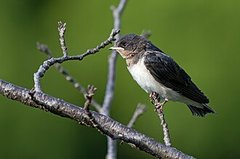
#> input picture sd_card/samples/bird_00.jpg, 240 x 159 px, given in place of samples, which was not available
$ python make_sample_images.py ../sd_card/samples
#> lines starting #> are read from the running program, lines starting #| are printed output that depends on the picture
#!/usr/bin/env python3
"""
make_sample_images.py - prepare the stand-in "camera" images for the SD cards.

Takes any photos you have (e.g. wildlife pictures from the web or your phone) and writes small
JPEGs named the way the firmware expects:

    python3 tools/make_sample_images.py photos/*.jpg --out sd_card/samples
    -> sd_card/samples/img_00.jpg, img_01.jpg, ...   (copy the samples folder onto each SD card)

Why small: every kB costs about 7 s over 2 LoRa hops (docs/results/e6_size.csv).
160x120 at quality 60 is usually 3-6 kB, i.e. 13-25 fragments.

Options: --width 160 --height 120 --quality 60     Needs: pip install pillow
"""
import argparse
import os
import sys


def main():
    ap = argparse.ArgumentParser()
    ap.add_argument("photos", nargs="+")
    ap.add_argument("--out", default="sd_card/samples")
    ap.add_argument("--width", type=int, default=160)
    ap.add_argument("--height", type=int, default=120)
    ap.add_argument("--quality", type=int, default=60)
    a = ap.parse_args()
    try:
        from PIL import Image
    except ImportError:
        print("Pillow missing: pip install pillow", file=sys.stderr)
        return 2
    os.makedirs(a.out, exist_ok=True)
    for i, p in enumerate(a.photos[:100]):
        im = Image.open(p).convert("RGB")
#> im is the input picture: PIL image 240x159 RGB; mean R, G, B 78.2, 96.5, 49.8
        im.thumbnail((a.width * 4, a.height * 4))
        # centre-crop to the target aspect ratio, then resize
        tw, th = a.width, a.height
        w, h = im.size
#> w = 240; h = 159
        scale = max(tw / w, th / h)
#> scale = 0.755
        im = im.resize((max(tw, int(w * scale)), max(th, int(h * scale))))
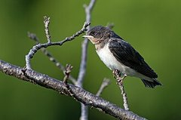
#> im: PIL image 181x120 RGB; mean R, G, B 78.2, 96.5, 49.8
        w, h = im.size
#> w = 181; h = 120
        im = im.crop(((w - tw) // 2, (h - th) // 2, (w - tw) // 2 + tw, (h - th) // 2 + th))
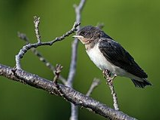
#> im: PIL image 160x120 RGB; mean R, G, B 79.3, 96.9, 51.7
        out = os.path.join(a.out, f"img_{i:02d}.jpg")
        im.save(out, "JPEG", quality=a.quality, optimize=True)
        size = os.path.getsize(out)
        print(f"{out}: {size} bytes, {-(-size // 241)} LoRa fragments")
    return 0


if __name__ == "__main__":
    sys.exit(main())
#> (the program exits here)

$ run again, on sd_card/samples/bird_01.jpg
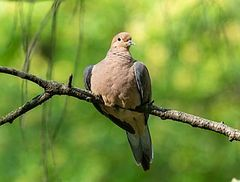
#> input picture sd_card/samples/bird_01.jpg, 240 x 182 px, given in place of samples, which was not available
#> in main, im is the input picture: PIL image 240x182 RGB; mean R, G, B 118.5, 144.1, 58.3
#> in main, `im = im.resize((max(tw, int(w * scale)), max(th, int(h * scale))))`:
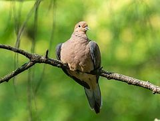
#> im: PIL image 160x121 RGB; mean R, G, B 118.5, 144.1, 58.3
#> in main, `im = im.crop(((w - tw) // 2, (h - th) // 2, (w - tw) // 2 + tw, (h - t..`:
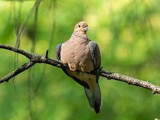
#> im: PIL image 160x120 RGB; mean R, G, B 118.7, 144.2, 58.5
